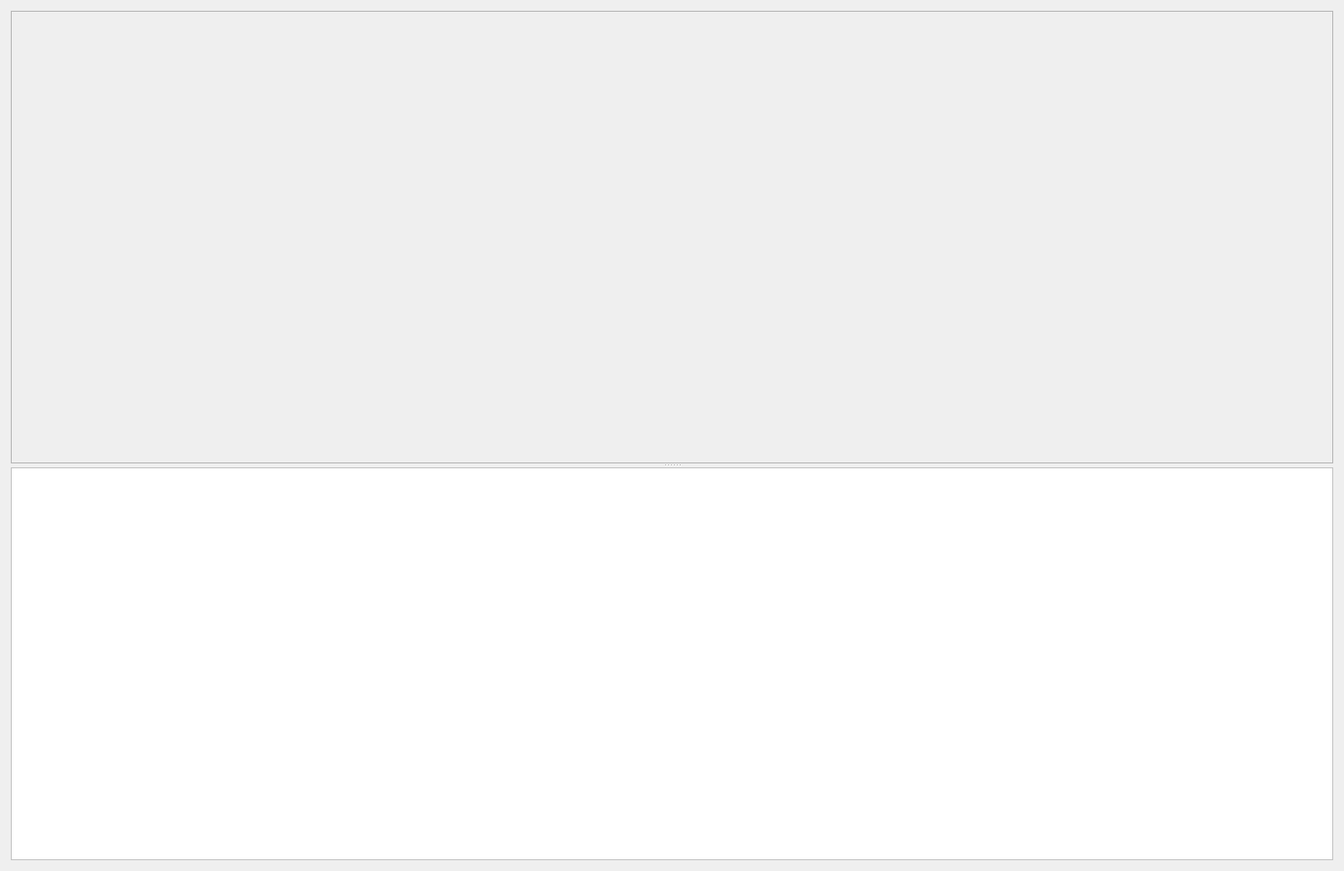
<?xml version="1.0" encoding="UTF-8"?>
<ui version="4.0">
 <class>GPUProfilerWindow</class>
 <widget class="QWidget" name="GPUProfilerWindow">
  <property name="geometry">
   <rect>
    <x>0</x>
    <y>0</y>
    <width>1372</width>
    <height>889</height>
   </rect>
  </property>
  <property name="windowTitle">
   <string>Form</string>
  </property>
  <layout class="QVBoxLayout" name="verticalLayout">
   <item>
    <widget class="QSplitter" name="splitter">
     <property name="orientation">
      <enum>Qt::Orientation::Vertical</enum>
     </property>
     <property name="childrenCollapsible">
      <bool>false</bool>
     </property>
     <widget class="TimelineView" name="timelineView">
      <property name="font">
       <font>
        <pointsize>9</pointsize>
       </font>
      </property>
      <property name="frameShape">
       <enum>QFrame::Shape::StyledPanel</enum>
      </property>
      <property name="frameShadow">
       <enum>QFrame::Shadow::Sunken</enum>
      </property>
     </widget>
     <widget class="QLabel" name="label">
      <property name="enabled">
       <bool>true</bool>
      </property>
      <property name="palette">
       <palette>
        <active>
         <colorrole role="Window">
          <brush brushstyle="SolidPattern">
           <color alpha="255">
            <red>255</red>
            <green>255</green>
            <blue>255</blue>
           </color>
          </brush>
         </colorrole>
        </active>
        <inactive>
         <colorrole role="Window">
          <brush brushstyle="SolidPattern">
           <color alpha="255">
            <red>255</red>
            <green>255</green>
            <blue>255</blue>
           </color>
          </brush>
         </colorrole>
        </inactive>
        <disabled>
         <colorrole role="Base">
          <brush brushstyle="SolidPattern">
           <color alpha="255">
            <red>255</red>
            <green>255</green>
            <blue>255</blue>
           </color>
          </brush>
         </colorrole>
         <colorrole role="Window">
          <brush brushstyle="SolidPattern">
           <color alpha="255">
            <red>255</red>
            <green>255</green>
            <blue>255</blue>
           </color>
          </brush>
         </colorrole>
        </disabled>
       </palette>
      </property>
      <property name="font">
       <font>
        <pointsize>16</pointsize>
       </font>
      </property>
      <property name="focusPolicy">
       <enum>Qt::FocusPolicy::StrongFocus</enum>
      </property>
      <property name="autoFillBackground">
       <bool>true</bool>
      </property>
      <property name="frameShape">
       <enum>QFrame::Shape::StyledPanel</enum>
      </property>
      <property name="frameShadow">
       <enum>QFrame::Shadow::Sunken</enum>
      </property>
      <property name="text">
       <string/>
      </property>
      <property name="alignment">
       <set>Qt::AlignmentFlag::AlignLeading|Qt::AlignmentFlag::AlignLeft|Qt::AlignmentFlag::AlignTop</set>
      </property>
      <property name="wordWrap">
       <bool>true</bool>
      </property>
      <property name="textInteractionFlags">
       <set>Qt::TextInteractionFlag::LinksAccessibleByKeyboard|Qt::TextInteractionFlag::LinksAccessibleByMouse|Qt::TextInteractionFlag::TextBrowserInteraction|Qt::TextInteractionFlag::TextSelectableByKeyboard|Qt::TextInteractionFlag::TextSelectableByMouse</set>
      </property>
     </widget>
    </widget>
   </item>
  </layout>
 </widget>
 <customwidgets>
  <customwidget>
   <class>TimelineView</class>
   <extends>QFrame</extends>
   <header location="global">timelineview.h</header>
   <container>1</container>
  </customwidget>
 </customwidgets>
 <resources/>
 <connections/>
</ui>
